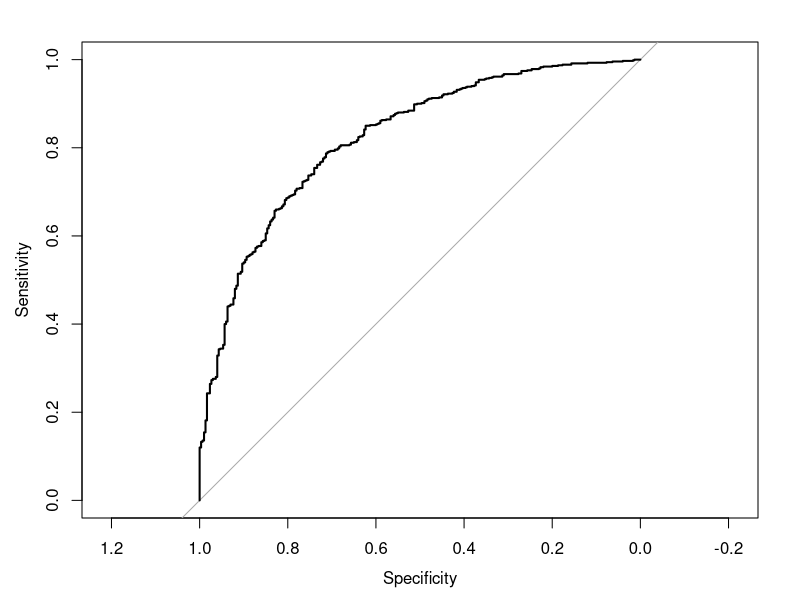

R code for this plot:
credit <- read.csv("GermanCredit.csv",header=T)
summary(credit)

#logistic regression, all variables, all data points
fullmod = glm(Class ~ .,data=credit,family=binomial)
summary(fullmod)

#set the seed and training subset
set.seed(10)
train=sample(1000,600)

#training subset
trainmod = glm(Class ~ .,data=credit,family=binomial,subset=train)
summary(trainmod)

#null training subset
nothing <- glm(Class ~ 1,data=credit,family=binomial,subset=train)
summary(nothing)

#backwards stepwise logistic regression to narrow the number of variables
backwards = step(trainmod)
#  backwards = step(fullmod,trace=0) would suppress step by step output.
summary(backwards)
formula(backwards)

## the following equations are used to compare the efficacy of the step() function between training and testing subsets with the full data set

#train data set
trainmod1 = glm(Class ~ Duration + Amount + InstallmentRatePercentage + Age + NumberExistingCredits + NumberPeopleMaintenance + ForeignWorker + CheckingAccountStatus.lt.0 + CheckingAccountStatus.0.to.200 + CheckingAccountStatus.gt.200 + CreditHistory.NoCredit.AllPaid + CreditHistory.ThisBank.AllPaid + CreditHistory.PaidDuly +  CreditHistory.Delay + Purpose.NewCar + Purpose.Furniture.Equipment + Purpose.Repairs + Purpose.Education + SavingsAccountBonds.lt.100 + SavingsAccountBonds.100.to.500 + EmploymentDuration.lt.1 + EmploymentDuration.1.to.4 + Personal.Male.Single + OtherDebtorsGuarantors.None + OtherDebtorsGuarantors.CoApplicant + OtherInstallmentPlans.Bank,data=credit,family=binomial,subset=train)
summary(trainmod1)

#test data set
testmod = glm(Class ~ Duration + Amount + InstallmentRatePercentage + Age + NumberExistingCredits + NumberPeopleMaintenance + ForeignWorker + CheckingAccountStatus.lt.0 + CheckingAccountStatus.0.to.200 + CheckingAccountStatus.gt.200 + CreditHistory.NoCredit.AllPaid + CreditHistory.ThisBank.AllPaid + CreditHistory.PaidDuly +  CreditHistory.Delay + Purpose.NewCar + Purpose.Furniture.Equipment + Purpose.Repairs + Purpose.Education + SavingsAccountBonds.lt.100 + SavingsAccountBonds.100.to.500 + EmploymentDuration.lt.1 + EmploymentDuration.1.to.4 + Personal.Male.Single + OtherDebtorsGuarantors.None + OtherDebtorsGuarantors.CoApplicant + OtherInstallmentPlans.Bank,data=credit,family=binomial,subset=-train)
summary(testmod)

#full data set
fullmod = glm(Class ~ Duration + Amount + InstallmentRatePercentage + Age + NumberExistingCredits + NumberPeopleMaintenance + ForeignWorker + CheckingAccountStatus.lt.0 + CheckingAccountStatus.0.to.200 + CheckingAccountStatus.gt.200 + CreditHistory.NoCredit.AllPaid + CreditHistory.ThisBank.AllPaid + CreditHistory.PaidDuly +  CreditHistory.Delay + Purpose.NewCar + Purpose.Furniture.Equipment + Purpose.Repairs + Purpose.Education + SavingsAccountBonds.lt.100 + SavingsAccountBonds.100.to.500 + EmploymentDuration.lt.1 + EmploymentDuration.1.to.4 + Personal.Male.Single + OtherDebtorsGuarantors.None + OtherDebtorsGuarantors.CoApplicant + OtherInstallmentPlans.Bank,data=credit,family=binomial)
summary(fullmod)

#when this equals 0, the null hypothesis is rejected
#1-pchisq(null deviance - residual deviance, null df - resid df)

#train data set confusion matrix
trainmod_f=trainmod1$fitted.values
trainmod_f[trainmod_f>0.5]=1
trainmod_f[trainmod_f<=0.5]=0
table(trainmod_f,credit[train,1])
prop.table(table(trainmod_f,credit[train,1]),2)

#full data set confusion matrix
fullmod_f=fullmod$fitted.values
fullmod_f[fullmod_f>0.5]=1
fullmod_f[fullmod_f<=0.5]=0
table(fullmod_f,credit[,1])
prop.table(table(fullmod_f,credit[,1]),2)

#predicted confusion matrix based on validation dataset
y = predict(testmod)
y[y>0.5]=1
y[y<=0.5]=0
table(y,credit[-train,1])
prop.table(table(y,credit[-train,1]),2)

#create ROC curve of the full dataset
y=predict(fullmod)
require(pROC)
g <- roc(Class ~ y, data = credit)
plot(g) 
g
